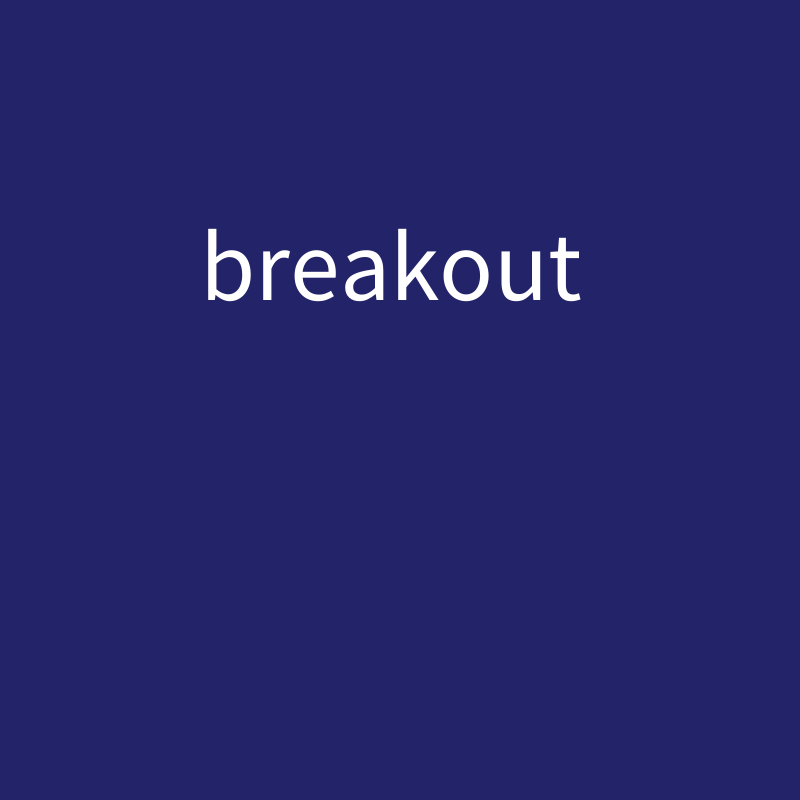
Frame 1 (no input)
Frame 60 (the mouse pressed at the canvas centre just before this capture): identical to frame 1, image omitted
Frame 120 (the mouse held since frame 60 and released just before this capture): identical to frame 1, image omitted

The Processing sketch that drew this single still picture (run headless with seeded random() and noise(); from frame 60 on, the mouse is pressed at the canvas centre):

// Processing sketch: breakout__programing_11_project
// ── breakout__programing_11_project.pde

int mode;
final int INTRO     = 1;
final int GAME      = 2;
final int PAUSE     = 3;
final int GAMEOVER  = 4;

int [] x,y;


int i,n;
int tempx,tempy;

float ballx,bally,balld, brickerx,brickery,brickerd, bx,by,bd ,vx,vy;

boolean akey,dkey,ekey;

int lives,score;

boolean[] alive;

void setup() {
  size(800, 800);
  mode = INTRO; //GAME; 
  ballx = width/2;
  bally = height;
  balld = 175;
  
  brickerx = width/2;
  brickery = height/1.5;
  brickerd = 50;
  
  bd = 37.5;
  
  vx = 0;
  vy = 2.5;
  
  akey = dkey = false;
  
  n = 49;
  x = new int[n];
  y = new int[n];
  alive = new boolean[n];
  
  tempx = 100;
  tempy = 100;
  int i = 0;
  while (i < n) {
    x[i] = tempx;
    y[i] = tempy;
    alive[i] = true;
    tempx = tempx + 100;
    if (tempx == width) {
      tempx = 100;
      tempy = tempy + 50;
    }
    i++;
  }
  
    lives = 3;
  score = 0;
  
  
} 

void draw() {
  if (mode == INTRO) {
    intro();
  } else if (mode == GAME) {
    game();
  } else if (mode == PAUSE) {
    pause();
  } else if (mode == GAMEOVER) {
    gameover();
  } else {
    println("Mode error: " + mode);
  }
}

void mouseReleased () {
  if (mode == INTRO) {
    introClicks();
  } else if (mode == GAME) {
    gameClicks();
  } else if (mode == PAUSE) {
    pauseClicks();
  } else if (mode == GAMEOVER) {
    gameoverClicks();
  }
}

void keyPressed() {
  if (key == 'a' || key == 'A') akey = true;
  if (key == 'd' || key == 'D') dkey = true;
  if (key == 'e' || key =='E') {
    ekey = true;
    if (mode == PAUSE) {
    mode = GAME;
    ekey = false;
  }
  }
}

void keyReleased() {
  if (key == 'a' || key == 'A') akey = false;
  if (key == 'd' || key == 'D') dkey = false;
  if (mode == GAME) {
    mode = GAME;
    ekey = false;
  }
  }

// ── gam.pde
void game() {
  fill(75, 75, 155);
  noStroke();
  rect(0, 0, 800, 800);
  fill(255);
  stroke(1);
  circle(ballx, bally, balld);
  
  
  circle(brickerx,brickery,brickerd);
  if (dist(ballx, bally, brickerx, brickery) <= balld/2 + brickerd/2) {
    vx = (brickerx - ballx)/10;
    vy = (brickery - bally)/10;
  }
  brickerx = brickerx + vx;
  brickery = brickery + vy;
  if (brickery <= 0) vy = vy *-1;
  if (brickerx <= 0) vx = vx *-1;
  if (brickerx >= width) vx = vx *-1;
  
  int i = 0;
  while (i < n) {
    if (alive[i] == true) {  
    manageBrick(i);
    }
    i = i + 1;
  }
  

  if (akey == true) ballx = ballx - 5;
  if (dkey == true) ballx = ballx + 5;
  
       

    
    textSize(50);
    text(lives,700,700);
    if (brickery >= height) {
        brickerx = width/2;
        brickery = height/1.5;
      lives = lives - 1;
      vx = 0;
      vy = 2.5;
    }
    if (lives == 0) mode = GAMEOVER;
    
    
    text(score,50,700);
    if (score == 49) mode = GAMEOVER;
}

void manageBrick (int i) {
  if (y[i] == 100) fill (232,56,56);
  if (y[i] == 150) fill (232,232,56);
  if (y[i] == 200) fill (96,232,56);
  if (y[i] == 250) fill (56,133,232);
  if (y[i] == 300) fill (56,72,232);
  if (y[i] == 350) fill (170,56,232);
  if (y[i] == 400) fill (232,56,229);
       circle(x[i],y[i],bd);
    if (dist(brickerx,brickery,x[i],y[i]) < bd/2 + brickerd/2) {
      vx = (bx - x[i])/25;
      vy = (by - y[i])/25;
      alive[i] = false;
      score = score + 1;
    }

    
    
  if (ekey == true) mode = PAUSE;


}

void gameClicks() {
}

// ── gameove.pde
void gameover() {
  if (score == 49) {
   fill(255);
    rect(0,0,800,800);
    textSize(175);
    fill(0);
    text("you wins",100,350);
    textSize(50);
    text("click anywhere to play again",175,450);
  }
  if (lives == 0) {
    fill(0);
    rect(0,0,800,800);
    textSize(175);
    fill(255);
    text("you lost",100,350);
    textSize(50);
    text("click anywhere to play again",175,450);
  }
}

void gameoverClicks() {
  if (mouseX > 0 && 800 > mouseX && mouseY > 0 && mouseY < 800) {
    mode = INTRO; 
    lives = 3;
    score = 0;
  }
}

// ── intr.pde
void intro() {
  int n;
  fill(35,35,105);
  rect(-10,-10,820,820);
  n = 100;
  textSize(n);
  fill(255);
  text("breakout",200,300);
  if ( n > 25) {
    n = n - 1;
} //else {
//  n = n - 1;
//}
}

void introClicks() {
  if (mouseX > 0 && 800 > mouseX && mouseY > 0 && mouseY < 800) {
    mode = GAME; 
  }
}

// ── paus.pde
void pause() {
  textSize(175);
  fill(0);
  text("paused",150,450);
}

void pauseClicks() {
  
}
